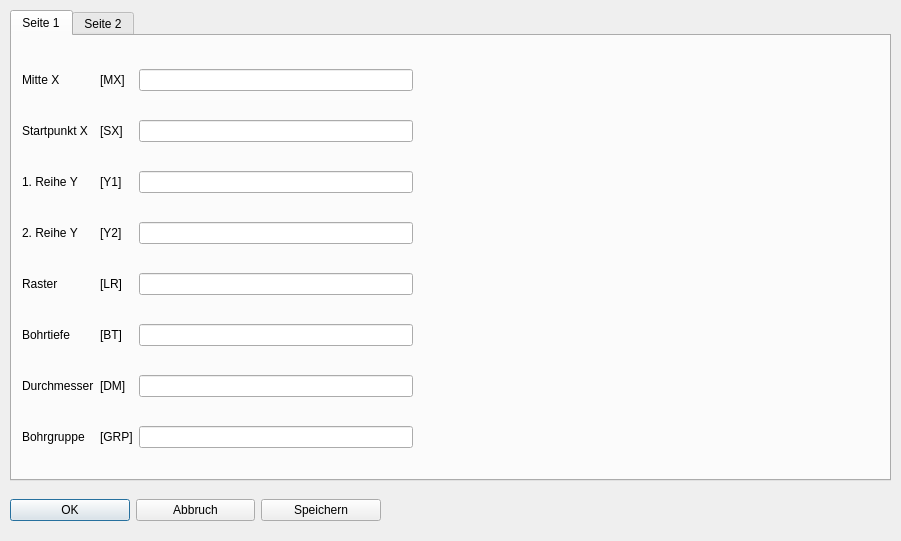
<?xml version="1.0" encoding="UTF-8"?>
<ui version="4.0">
 <class>Dialog_loreima</class>
 <widget class="QDialog" name="Dialog_loreima">
  <property name="geometry">
   <rect>
    <x>0</x>
    <y>0</y>
    <width>901</width>
    <height>541</height>
   </rect>
  </property>
  <property name="windowTitle">
   <string>Lochreihe Mitte-Anfang</string>
  </property>
  <property name="modal">
   <bool>true</bool>
  </property>
  <widget class="QTabWidget" name="tabWidget">
   <property name="geometry">
    <rect>
     <x>10</x>
     <y>10</y>
     <width>881</width>
     <height>471</height>
    </rect>
   </property>
   <property name="currentIndex">
    <number>0</number>
   </property>
   <widget class="QWidget" name="tab">
    <attribute name="title">
     <string>Seite 1</string>
    </attribute>
    <widget class="QWidget" name="layoutWidget">
     <property name="geometry">
      <rect>
       <x>10</x>
       <y>10</y>
       <width>391</width>
       <height>431</height>
      </rect>
     </property>
     <layout class="QGridLayout" name="gridLayout">
      <item row="4" column="2">
       <widget class="QLineEdit" name="lineEdit_y2"/>
      </item>
      <item row="4" column="0">
       <widget class="QLabel" name="label_35">
        <property name="text">
         <string>2. Reihe Y</string>
        </property>
       </widget>
      </item>
      <item row="7" column="2">
       <widget class="QLineEdit" name="lineEdit_dm"/>
      </item>
      <item row="8" column="0">
       <widget class="QLabel" name="label_6">
        <property name="text">
         <string>Bohrgruppe</string>
        </property>
       </widget>
      </item>
      <item row="5" column="0">
       <widget class="QLabel" name="label_37">
        <property name="text">
         <string>Raster</string>
        </property>
       </widget>
      </item>
      <item row="1" column="2">
       <widget class="QLineEdit" name="lineEdit_xs"/>
      </item>
      <item row="1" column="1">
       <widget class="QLabel" name="label_2">
        <property name="text">
         <string>[SX]</string>
        </property>
       </widget>
      </item>
      <item row="7" column="0">
       <widget class="QLabel" name="label_5">
        <property name="text">
         <string>Durchmesser</string>
        </property>
       </widget>
      </item>
      <item row="8" column="1">
       <widget class="QLabel" name="label_10">
        <property name="text">
         <string>[GRP]</string>
        </property>
       </widget>
      </item>
      <item row="5" column="2">
       <widget class="QLineEdit" name="lineEdit_raster"/>
      </item>
      <item row="3" column="2">
       <widget class="QLineEdit" name="lineEdit_y1"/>
      </item>
      <item row="6" column="1">
       <widget class="QLabel" name="label_8">
        <property name="text">
         <string>[BT]</string>
        </property>
       </widget>
      </item>
      <item row="6" column="0">
       <widget class="QLabel" name="label_4">
        <property name="text">
         <string>Bohrtiefe</string>
        </property>
       </widget>
      </item>
      <item row="7" column="1">
       <widget class="QLabel" name="label_9">
        <property name="text">
         <string>[DM]</string>
        </property>
       </widget>
      </item>
      <item row="1" column="0">
       <widget class="QLabel" name="label">
        <property name="text">
         <string>Startpunkt X</string>
        </property>
       </widget>
      </item>
      <item row="6" column="2">
       <widget class="QLineEdit" name="lineEdit_boti"/>
      </item>
      <item row="3" column="0">
       <widget class="QLabel" name="label_3">
        <property name="text">
         <string>1. Reihe Y</string>
        </property>
       </widget>
      </item>
      <item row="3" column="1">
       <widget class="QLabel" name="label_7">
        <property name="text">
         <string>[Y1]</string>
        </property>
       </widget>
      </item>
      <item row="4" column="1">
       <widget class="QLabel" name="label_36">
        <property name="text">
         <string>[Y2]</string>
        </property>
       </widget>
      </item>
      <item row="5" column="1">
       <widget class="QLabel" name="label_38">
        <property name="text">
         <string>[LR]</string>
        </property>
       </widget>
      </item>
      <item row="8" column="2">
       <widget class="QLineEdit" name="lineEdit_grp"/>
      </item>
      <item row="0" column="0">
       <widget class="QLabel" name="label_16">
        <property name="text">
         <string>Mitte X</string>
        </property>
       </widget>
      </item>
      <item row="0" column="1">
       <widget class="QLabel" name="label_34">
        <property name="text">
         <string>[MX]</string>
        </property>
       </widget>
      </item>
      <item row="0" column="2">
       <widget class="QLineEdit" name="lineEdit_xm"/>
      </item>
     </layout>
    </widget>
    <widget class="QLabel" name="label_bild">
     <property name="geometry">
      <rect>
       <x>410</x>
       <y>10</y>
       <width>461</width>
       <height>431</height>
      </rect>
     </property>
     <property name="text">
      <string/>
     </property>
    </widget>
   </widget>
   <widget class="QWidget" name="tab_2">
    <attribute name="title">
     <string>Seite 2</string>
    </attribute>
    <widget class="QWidget" name="layoutWidget_2">
     <property name="geometry">
      <rect>
       <x>11</x>
       <y>9</y>
       <width>391</width>
       <height>431</height>
      </rect>
     </property>
     <layout class="QGridLayout" name="gridLayout_2">
      <item row="2" column="1">
       <widget class="QLabel" name="label_20">
        <property name="text">
         <string>[RBM]</string>
        </property>
       </widget>
      </item>
      <item row="5" column="0">
       <widget class="QLabel" name="label_24">
        <property name="text">
         <string>Drehzahl</string>
        </property>
       </widget>
      </item>
      <item row="10" column="1">
       <widget class="QLabel" name="label_32">
        <property name="text">
         <string>[AFB]</string>
        </property>
       </widget>
      </item>
      <item row="9" column="1">
       <widget class="QLabel" name="label_31">
        <property name="text">
         <string>[BEZ]</string>
        </property>
       </widget>
      </item>
      <item row="0" column="1">
       <widget class="QLabel" name="label_13">
        <property name="text">
         <string>[ABT]</string>
        </property>
       </widget>
      </item>
      <item row="2" column="0">
       <widget class="QLabel" name="label_19">
        <property name="text">
         <string>Restbohrmaß</string>
        </property>
       </widget>
      </item>
      <item row="3" column="2">
       <widget class="QLineEdit" name="lineEdit_bovo"/>
      </item>
      <item row="1" column="2">
       <widget class="QLineEdit" name="lineEdit_anbovo"/>
      </item>
      <item row="9" column="2">
       <widget class="QLineEdit" name="lineEdit_bez"/>
      </item>
      <item row="7" column="2">
       <widget class="QSpinBox" name="spinBox_tasatz">
        <property name="minimum">
         <number>-1</number>
        </property>
        <property name="maximum">
         <number>1</number>
        </property>
        <property name="value">
         <number>-1</number>
        </property>
       </widget>
      </item>
      <item row="8" column="1">
       <widget class="QLabel" name="label_15">
        <property name="text">
         <string>[PLM]</string>
        </property>
       </widget>
      </item>
      <item row="5" column="1">
       <widget class="QLabel" name="label_25">
        <property name="text">
         <string>[N]</string>
        </property>
       </widget>
      </item>
      <item row="1" column="1">
       <widget class="QLabel" name="label_18">
        <property name="text">
         <string>[ABV]</string>
        </property>
       </widget>
      </item>
      <item row="3" column="0">
       <widget class="QLabel" name="label_21">
        <property name="text">
         <string>Bohrvorschub</string>
        </property>
       </widget>
      </item>
      <item row="10" column="0">
       <widget class="QLabel" name="label_33">
        <property name="text">
         <string>Ausführbedingung</string>
        </property>
       </widget>
      </item>
      <item row="0" column="0">
       <widget class="QLabel" name="label_11">
        <property name="text">
         <string>Anbohrtiefe</string>
        </property>
       </widget>
      </item>
      <item row="3" column="1">
       <widget class="QLabel" name="label_22">
        <property name="text">
         <string>[BV]</string>
        </property>
       </widget>
      </item>
      <item row="10" column="2">
       <widget class="QLineEdit" name="lineEdit_afb"/>
      </item>
      <item row="8" column="0">
       <widget class="QLabel" name="label_14">
        <property name="text">
         <string>Punktlasermodi</string>
        </property>
       </widget>
      </item>
      <item row="4" column="1">
       <widget class="QLabel" name="label_23">
        <property name="text">
         <string>[ZSM]</string>
        </property>
       </widget>
      </item>
      <item row="7" column="0">
       <widget class="QLabel" name="label_28">
        <property name="text">
         <string>Taste Satz ein (Nein/-1)</string>
        </property>
       </widget>
      </item>
      <item row="2" column="2">
       <widget class="QLineEdit" name="lineEdit_reboma"/>
      </item>
      <item row="7" column="1">
       <widget class="QLabel" name="label_29">
        <property name="text">
         <string>[ZNR]</string>
        </property>
       </widget>
      </item>
      <item row="9" column="0">
       <widget class="QLabel" name="label_30">
        <property name="text">
         <string>Bezeichnung</string>
        </property>
       </widget>
      </item>
      <item row="4" column="0">
       <widget class="QLabel" name="label_12">
        <property name="text">
         <string>Zustellmaß</string>
        </property>
       </widget>
      </item>
      <item row="6" column="1">
       <widget class="QLabel" name="label_27">
        <property name="text">
         <string>[MEB]</string>
        </property>
       </widget>
      </item>
      <item row="4" column="2">
       <widget class="QLineEdit" name="lineEdit_zsm"/>
      </item>
      <item row="6" column="2">
       <widget class="QSpinBox" name="spinBox_messei">
        <property name="minimum">
         <number>0</number>
        </property>
        <property name="maximum">
         <number>5</number>
        </property>
        <property name="value">
         <number>0</number>
        </property>
       </widget>
      </item>
      <item row="0" column="2">
       <widget class="QLineEdit" name="lineEdit_anboti"/>
      </item>
      <item row="1" column="0">
       <widget class="QLabel" name="label_17">
        <property name="text">
         <string>Anbohrvorschub</string>
        </property>
       </widget>
      </item>
      <item row="8" column="2">
       <widget class="QSpinBox" name="spinBox_plm">
        <property name="maximum">
         <number>3</number>
        </property>
       </widget>
      </item>
      <item row="6" column="0">
       <widget class="QLabel" name="label_26">
        <property name="text">
         <string>Messen Seite</string>
        </property>
       </widget>
      </item>
      <item row="5" column="2">
       <widget class="QLineEdit" name="lineEdit_n"/>
      </item>
     </layout>
    </widget>
    <widget class="QLabel" name="label_bild_2">
     <property name="geometry">
      <rect>
       <x>410</x>
       <y>10</y>
       <width>461</width>
       <height>431</height>
      </rect>
     </property>
     <property name="text">
      <string/>
     </property>
    </widget>
   </widget>
  </widget>
  <widget class="QWidget" name="layoutWidget_3">
   <property name="geometry">
    <rect>
     <x>10</x>
     <y>490</y>
     <width>371</width>
     <height>41</height>
    </rect>
   </property>
   <layout class="QHBoxLayout" name="horizontalLayout">
    <item>
     <widget class="QPushButton" name="pushButton_ok">
      <property name="text">
       <string>OK</string>
      </property>
     </widget>
    </item>
    <item>
     <widget class="QPushButton" name="pushButton_esc">
      <property name="text">
       <string>Abbruch</string>
      </property>
     </widget>
    </item>
    <item>
     <widget class="QPushButton" name="pushButton_save">
      <property name="text">
       <string>Speichern</string>
      </property>
     </widget>
    </item>
   </layout>
  </widget>
 </widget>
 <tabstops>
  <tabstop>tabWidget</tabstop>
  <tabstop>lineEdit_xm</tabstop>
  <tabstop>lineEdit_xs</tabstop>
  <tabstop>lineEdit_y1</tabstop>
  <tabstop>lineEdit_y2</tabstop>
  <tabstop>lineEdit_raster</tabstop>
  <tabstop>lineEdit_boti</tabstop>
  <tabstop>lineEdit_dm</tabstop>
  <tabstop>lineEdit_grp</tabstop>
  <tabstop>pushButton_ok</tabstop>
  <tabstop>pushButton_esc</tabstop>
  <tabstop>pushButton_save</tabstop>
  <tabstop>lineEdit_anboti</tabstop>
  <tabstop>lineEdit_anbovo</tabstop>
  <tabstop>lineEdit_reboma</tabstop>
  <tabstop>lineEdit_bovo</tabstop>
  <tabstop>lineEdit_zsm</tabstop>
  <tabstop>lineEdit_n</tabstop>
  <tabstop>spinBox_messei</tabstop>
  <tabstop>spinBox_tasatz</tabstop>
  <tabstop>spinBox_plm</tabstop>
  <tabstop>lineEdit_bez</tabstop>
  <tabstop>lineEdit_afb</tabstop>
 </tabstops>
 <resources/>
 <connections/>
</ui>
